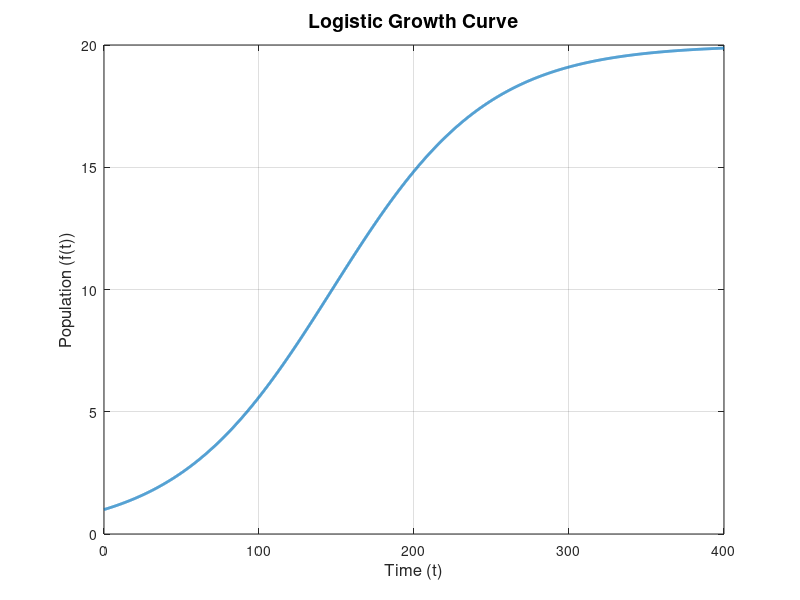

Here is the MATLAB script that generated this plot: (Note: this script raises an error after producing the figure.)
% 定义参数
K = 20;       % 环境承载能力（最终稳定值）
r = 0.02;       % 增长速率
t = 0:0.1:400; % 时间，从0到100，间隔0.1

% 逻辑斯蒂增长函数
f = K ./ (1 + (K - 1) * exp(-r * t));

% 绘制增长曲线
figure;
plot(t, f, 'LineWidth', 2);
grid on;
xlabel('Time (t)', 'FontSize', 12);
ylabel('Population (f(t))', 'FontSize', 12);
title('Logistic Growth Curve', 'FontSize', 14);


%% 
K = 20;        % 环境承载能力
r = 0.02;      % 增长速率

% 定义函数句柄
f_handle = @(t) K ./ (1 + (K - 1) * exp(-r * t));

% Romberg积分
I_romberg = romberg(f_handle, 0, 400, 1e-6); % 精度1e-6
disp(['龙贝格积分法结果：', num2str(I_romberg)]);

% 辅助函数
function I = romberg(f, a, b, tol)
    % Romberg积分
    R = zeros(1, 1);
    h = b - a;
    R(1,1) = h * (f(a) + f(b)) / 2;
    k = 1;
    while true
        h = h / 2;
        x = a + h:2*h:b-h;
        R(k+1,1) = R(k,1) / 2 + h * sum(f(x));
        for j = 2:k+1
            R(k+1,j) = (4^(j-1) * R(k+1,j-1) - R(k,j-1)) / (4^(j-1) - 1);
        end
        if abs(R(k+1,k+1) - R(k,k)) < tol
            I = R(k+1,k+1);
            return;
        end
        k = k + 1;
    end
end


%% 
K = 20;       % 环境承载能力
r = 0.02;     % 增长速率
t = 0:0.1:400; % 时间从0到400，步长为0.1

% 定义逻辑斯蒂增长函数
f = K ./ (1 + (K - 1) * exp(-r * t));

% 使用trapz（梯形积分法）
I_trapz = trapz(t, f);
disp(['梯形法积分结果：', num2str(I_trapz)]);

% 使用integral（自适应积分法）
f_handle = @(t) K ./ (1 + (K - 1) * exp(-r * t));
I_integral = integral(f_handle, 0, 400);
disp(['自适应积分法结果：', num2str(I_integral)]);
